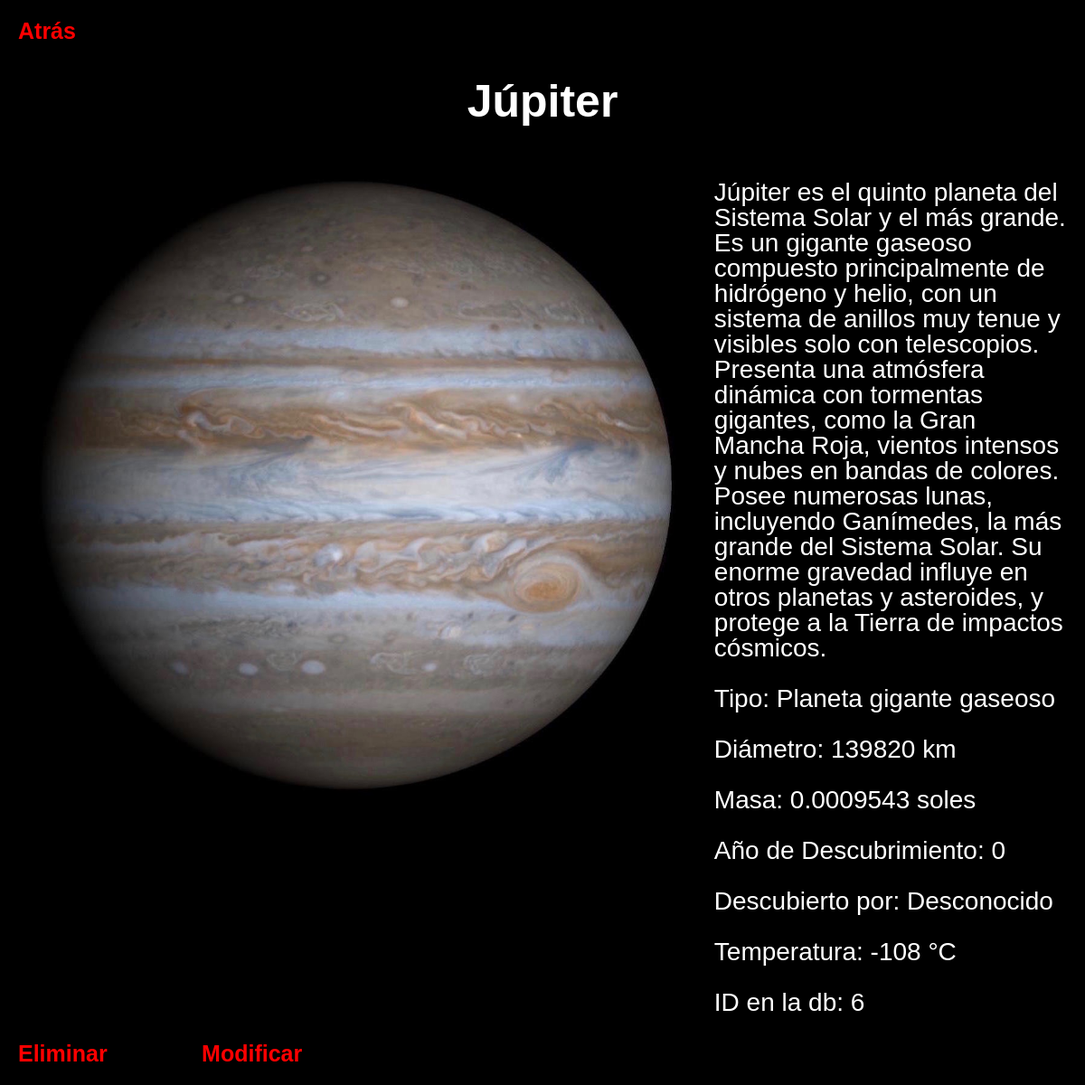
The page /index.php?controller=AstroController&action=viewAstro&id=6 on the database its author committed.
### tables this page shows
CREATE TABLE `astros` (
  `id` int(10) UNSIGNED NOT NULL,
  `name` varchar(50) NOT NULL,
  `description` varchar(600) NOT NULL,
  `type` varchar(50) NOT NULL,
  `diameter` float NOT NULL,
  `mass` float NOT NULL,
  `discovery_year` int(10) UNSIGNED NOT NULL,
  `discovered_by` varchar(100) NOT NULL,
  `temperature` float NOT NULL,
  `image` varchar(150) NOT NULL
);

### src/controllers/AstroController.php (called while the page is built, shortened)
<?php
require_once("./src/models/AstroModel.php");
class AstroController{
    function viewAstro() {
        $id=$_GET["id"];
        $astroModel = new AstroModel();
        $astro = $astroModel->getAstroById($id);
        include("./src/views/astros/viewAstro.php");
    }
}

### src/config/Config.php (called while the page is built)
<?php
class Config{
    public static function conectar() {
        $dsn = 'mysql:dbname=astrodatabase;host=localhost';
        $user = 'root';
        $password = '';
        return new PDO($dsn, $user, $password);
    }
}

### src/models/AstroModel.php (called while the page is built, shortened)
<?php
require_once("./src/config/Config.php");
class AstroModel {
    function getAstroById($id) {
        $sql = "SELECT * FROM astros WHERE id = :id";
        $stm = Config::conectar()->prepare($sql);
        $stm->bindParam(':id', $id);
        $stm->execute();
        return $stm->fetchObject("Astro");
    }
}

### src/views/astros/viewAstro.php (the view, shortened to what this page needs)
<?php
require_once("./src/config/Config.php");
$basePath = './src/public/astro_images/';
$imagePath = $basePath . $astro->image;
?>
<!DOCTYPE html>
<html lang="en">
<head>
</head>
<body>
<a class="general-link" href="<?php echo BASE_URL."?controller=AstroController&action=viewAllAstros" ?>">Atrás</a>
<h1><?php echo htmlspecialchars($astro->name); ?></h1>
<div class="astro-container">
    <?php if (!empty($astro->image) && file_exists($imagePath)): ?>
        <img src="<?php echo htmlspecialchars($imagePath); ?>"
             alt="<?php echo htmlspecialchars($astro->name); ?>"
             class="astro-image">
    <?php else: ?>
        <div class="astro-image" style="background:#444; color:#aaa; display:flex; align-items:center; justify-content:center; height:300px;">
            Sin imagen
        </div>
    <?php endif; ?>
    <div class="astro-info">
        <p><?php echo htmlspecialchars($astro->description); ?></p>
        <p><?php echo htmlspecialchars("Tipo: " . $astro->type); ?></p>
        <p><?php echo htmlspecialchars("Diámetro: " . $astro->diameter . " km"); ?></p>
        <p><?php echo htmlspecialchars("Masa: " . $astro->mass . " soles"); ?></p>
        <p><?php echo htmlspecialchars("Año de Descubrimiento: " . $astro->discovery_year); ?></p>
        <p><?php echo htmlspecialchars("Descubierto por: " . $astro->discovered_by); ?></p>
        <p><?php echo htmlspecialchars("Temperatura: " . $astro->temperature . " °C"); ?></p>
        <p><?php echo htmlspecialchars("ID en la db: " . $astro->id); ?></p>
    </div>
</div>
<a class="general-link" href="<?php echo BASE_URL."?controller=AstroController&action=viewDeletingAstro&id=$astro->id" ?>">Eliminar</a>
<a class="general-link" href="<?php echo BASE_URL."?controller=AstroController&action=viewUpdatingAstro&id=$astro->id" ?>">Modificar</a>
</body>
</html>

### src/views/astros/viewAstro.php (style rules this page uses)
body { background-color: #000000ff; color: #ffffff; font-family: Arial, sans-serif; margin: 20px; }
h1 { font-size: 50px; text-align: center; margin-bottom: 30px; }
.general-link { color: #ff0000ff; text-decoration: none; font-weight: bold; font-size: 25px; margin-right: 100px; }
.astro-container { display: flex; flex-wrap: wrap; gap: 20px; align-items: flex-start; }
.astro-image { flex: 0 0 725px; height: 725px; max-width: 100%; border-radius: 10px; object-fit: cover; }
.astro-info { flex: 1; font-size: 28px; line-height: 1; word-wrap: break-word; overflow-wrap: break-word; }

### rows shown on the page
astros: name "Júpiter", image (picture), description "Júpiter es el quinto planeta del Sistema Solar y el más grande. Es un gigante gaseoso compuesto principalmente de hidrógeno y helio, con un sistema de anillos muy tenue y visibles solo con telescopios. Presenta una atmósfera dinámica con tormentas gigantes, como la Gran Mancha Roja, vientos intensos y nubes en bandas de colores. Posee numerosas lunas, incluyendo Ganímedes, la más grande del Sistema Solar. Su enorme gravedad influye en otros planetas y asteroides, y protege a la Tierra de impactos cósmicos.", type "Tipo: Planeta gigante gaseoso", diameter "Diámetro: 139820 km", mass "Masa: 0.0009543 soles", discovery_year "Año de Descubrimiento: 0", discovered_by "Descubierto por: Desconocido", temperature "Temperatura: -108 °C", id "ID en la db: 6"
